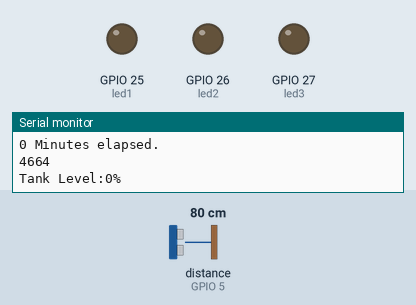
A sketch run on a simulated ESP32. Parts: output pins drawn as LEDs (lit = HIGH), the last lines printed to the serial monitor. Wiring (inferred from the names in the program): ultrasonic range finder: trigger GPIO 2; echo GPIO 5. Inputs (shaded band) come from the test bench; at power-on: distance to the obstacle (sensor on GPIO 5) 80 cm. The echo pulse lasts 58.3 µs per cm; WiFi joins after 1.5 s; servers stay silent unless stated; pins used as bus, display or sensor lines are not drawn.

Above: at 7.2 s.
7.3 s: distance to the obstacle (sensor on GPIO 5) set to 18 cm
10.3 s: distance to the obstacle (sensor on GPIO 5) set to 14 cm
At 12.5 s:
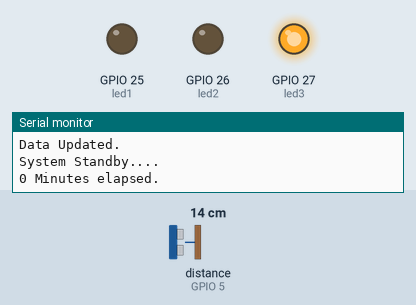
12.8 s: distance to the obstacle (sensor on GPIO 5) set to 9 cm
At 14.8 s:
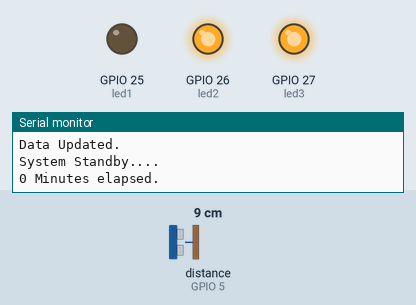
15.6 s: distance to the obstacle (sensor on GPIO 5) set to 6 cm
At 18.1 s:
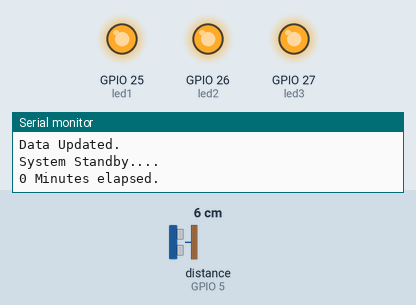
18.4 s: distance to the obstacle (sensor on GPIO 5) set to 35 cm
At 20.6 s:
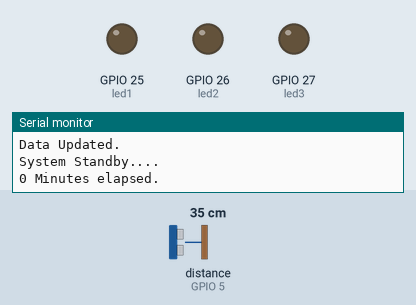
21.2 s: distance to the obstacle (sensor on GPIO 5) set to 2 cm
At 22.9 s:
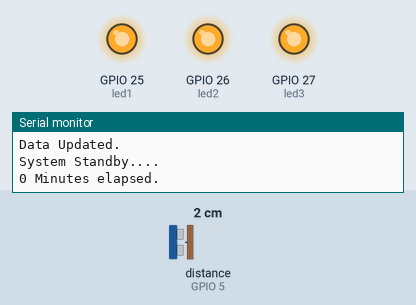
Timing chart, 0 to 24.4 s (numbered marks = the images above; inputs shaded):
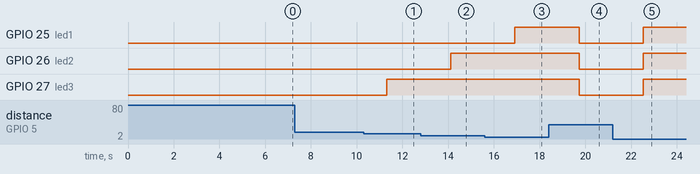

The sketch:

esp32_Waterlevel.ino
```cpp
#include "ThingSpeak.h"
#include <WiFi.h>

//----------- Enter you Wi-Fi Details---------//
char ssid[] = "D-Link_SHINIGAMI"; //SSID
char pass[] = "chillichilli"; // Password
//-------------------------------------------//

// --------------- Tank details --------------//
const int total_height = 15.6; // Tank height in CM
const int hold_height = 13.5;// Water hold height in CM
//-------------------------------------------//

//----- minutes -----//
float minute = 0.5; // Data update in min.
//------------------//

//----------- Channel Details -------------//
unsigned long Channel_ID = 1358838; // Channel ID
const int Field_number = 1; // To which field to write data (don't change)
const char * WriteAPIKey = "51OYSWFLR8E224DH"; // Your write API Key
// ----------------------------------------//

const int trigger = 2;
const int echo = 5;

int led1 = 25;
int led2 = 26;
int led3 = 27;


long Time;
int x;
int i;
float distanceCM;
float resultCM;
int tnk_lvl = 0;
float sensr_to_wtr = 0.00;
WiFiClient  client;


void setup()
{
  Serial.begin(115200);
  pinMode(trigger, OUTPUT);
  pinMode(echo, INPUT);
  WiFi.mode(WIFI_STA);
  ThingSpeak.begin(client);
  sensr_to_wtr = total_height - hold_height;

  pinMode(led1, OUTPUT);
  pinMode(led2, OUTPUT);
  pinMode(led3, OUTPUT);

  digitalWrite(led1, LOW);
  digitalWrite(led2, LOW);
  digitalWrite(led3, LOW);
 internet();
 delay(1000);
}
void loop()
{


    Serial.println("System Standby....");
    Serial.print(i);
    Serial.println(" Minutes elapsed.");
    delay(1000);

  measure();
  Serial.println(Time);
  Serial.print("Tank Level:");
  Serial.print(tnk_lvl);
  Serial.println("%");
  upload();
}
void upload()
{
  internet();
  x = ThingSpeak.writeField(Channel_ID, Field_number, tnk_lvl, WriteAPIKey);
  if (x == 200)Serial.println("Data Updated.");
  if (x != 200)
  {
    Serial.println("Data upload failed, retrying....");
    delay(15000);
    upload();
  }
}

void measure()
{
  delay(100);
  digitalWrite(trigger, HIGH);
  delayMicroseconds(10);
  digitalWrite(trigger, LOW);
  Time = pulseIn(echo, HIGH);
  distanceCM = Time * 0.034;
  resultCM = distanceCM / 2;

  tnk_lvl = map(resultCM, sensr_to_wtr, total_height, 100, 0);

  if (tnk_lvl > 100) tnk_lvl = 100;
  if (tnk_lvl < 0) tnk_lvl = 0;

  if(  (tnk_lvl > 66) && (tnk_lvl <= 100)   )
{
  digitalWrite(led1, HIGH);
  digitalWrite(led2, HIGH);
  digitalWrite(led3, HIGH);
} else
if(  (tnk_lvl > 33) && (tnk_lvl <= 66)  )
{

  digitalWrite(led1, LOW);
  digitalWrite(led2, HIGH);
  digitalWrite(led3, HIGH);
 } else

if(  (tnk_lvl > 0) && (tnk_lvl <= 33)  )
{

  digitalWrite(led1, LOW);
  digitalWrite(led2, LOW);
  digitalWrite(led3, HIGH);
 }
 else

if(  tnk_lvl == 0 )
{

  digitalWrite(led1, LOW);
  digitalWrite(led2, LOW);
  digitalWrite(led3, LOW);
 }
}

void internet()
{
  if (WiFi.status() != WL_CONNECTED)
  {
    Serial.print("Attempting to connect to SSID: ");
    Serial.println(ssid);
    while (WiFi.status() != WL_CONNECTED)
    {
      WiFi.begin(ssid, pass);
      Serial.print(".");
      delay(5000);
    }
    Serial.println("\nConnected.");
  }
}
```

Measured:
- the behaviour switches between 16 and 15 cm on distance to the obstacle (sensor on GPIO 5) (found by bisection; images 0 and 1)
- the behaviour switches between 12 and 11 cm on distance to the obstacle (sensor on GPIO 5) (found by bisection; images 1 and 2)
- the behaviour switches between 8 and 7 cm on distance to the obstacle (sensor on GPIO 5) (found by bisection; images 2 and 3)
- after the input at 10.3 s, GPIO 27 (led3): LOW → HIGH after 1.0 s
- after the input at 12.8 s, GPIO 26 (led2): LOW → HIGH after 1.3 s
- after the input at 15.6 s, GPIO 25 (led1): LOW → HIGH after 1.3 s
- after the input at 18.4 s, GPIO 25 (led1), GPIO 26 (led2), GPIO 27 (led3): HIGH → LOW after 1.3 s
- after the input at 21.2 s, GPIO 25 (led1), GPIO 26 (led2), GPIO 27 (led3): LOW → HIGH after 1.3 s
